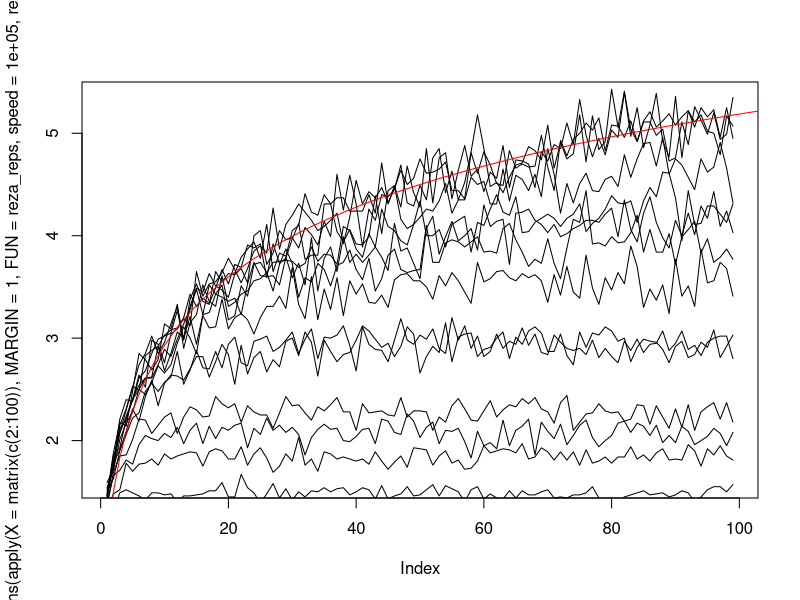

Source code (R):
reza_reps <- function(speed, cars, reps){
reza = function(speed,cars){
#s = speed limit
#n = number of cars on highway
d = sample(x = c(1:speed),size = cars,replace = TRUE)
for(i in 2:length(d)){
if(
d[i] > d[i-1]
){
d[i] <- d[i-1]
}
}
return(length(unique(d)))
}
return(replicate(reps, reza(speed,cars)))
}

plot(colMeans(apply(X = matrix(c(2:100)),MARGIN = 1, FUN = reza_reps, speed = 100000, reps = 100)), type = 'l') 
lines(colMeans(apply(X = matrix(c(2:100)),MARGIN = 1, FUN = reza_reps, speed = 10000, reps = 100))) 
lines(colMeans(apply(X = matrix(c(2:100)),MARGIN = 1, FUN = reza_reps, speed = 1000, reps = 100))) 
lines(colMeans(apply(X = matrix(c(2:100)),MARGIN = 1, FUN = reza_reps, speed = 100, reps = 100))) 
lines(colMeans(apply(X = matrix(c(2:100)),MARGIN = 1, FUN = reza_reps, speed = 50, reps = 100))) 
lines(colMeans(apply(X = matrix(c(2:100)),MARGIN = 1, FUN = reza_reps, speed = 40, reps = 100))) 
lines(colMeans(apply(X = matrix(c(2:100)),MARGIN = 1, FUN = reza_reps, speed = 30, reps = 100))) 
lines(colMeans(apply(X = matrix(c(2:100)),MARGIN = 1, FUN = reza_reps, speed = 20, reps = 100))) 
lines(colMeans(apply(X = matrix(c(2:100)),MARGIN = 1, FUN = reza_reps, speed = 10, reps = 100)))
lines(colMeans(apply(X = matrix(c(2:100)),MARGIN = 1, FUN = reza_reps, speed = 10, reps = 100)))
lines(colMeans(apply(X = matrix(c(2:100)),MARGIN = 1, FUN = reza_reps, speed = 5, reps = 100)))
lines(colMeans(apply(X = matrix(c(2:100)),MARGIN = 1, FUN = reza_reps, speed = 4, reps = 100)))
lines(colMeans(apply(X = matrix(c(2:100)),MARGIN = 1, FUN = reza_reps, speed = 3, reps = 100)))
lines(colMeans(apply(X = matrix(c(2:100)),MARGIN = 1, FUN = reza_reps, speed = 2, reps = 100)))
lines(colMeans(apply(X = matrix(c(2:100)),MARGIN = 1, FUN = reza_reps, speed = 1, reps = 100)))
lines(cumsum(1/c(1:10000)), col = 'red')

